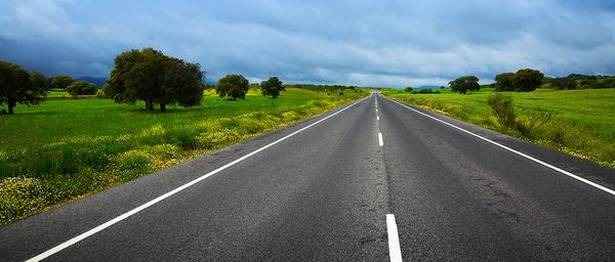
#> input picture Self Driving Car/road.jpg, 615 x 262 px
$ python main.py
#> lines starting #> are read from the running program, lines starting #| are printed output that depends on the picture; after the words box and inside, x2 and y2 are one past the last pixel; in counts of white or black regions, pixels touching at a corner belong together
#> further down, image is the input picture: shape (262, 615, 3); mean B, G, R 104.3, 112.1, 95.1
import cv2
import numpy as np


def canny(image):
    gray = cv2.cvtColor(lane_image, cv2.COLOR_RGB2GRAY)
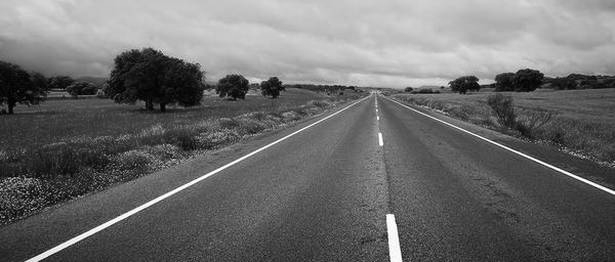
#> gray: shape (262, 615); min 0, max 255, mean 107.8
    blur = cv2.GaussianBlur(gray, (5, 5), 0)
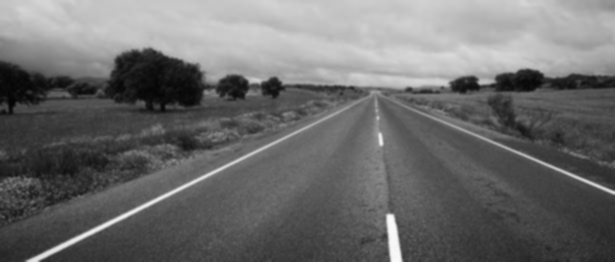
#> blur: shape (262, 615); min 4, max 250, mean 107.8
    canny = cv2.Canny(blur, 50, 150)
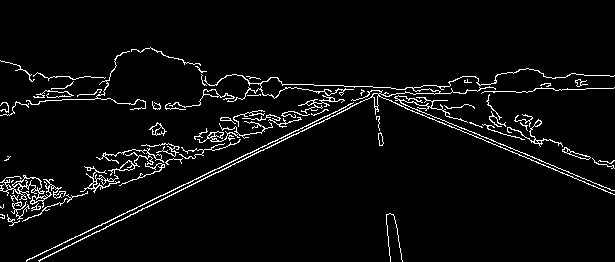
#> canny: shape (262, 615); 4.4% white in thin lines or dots, all inside (x1, y1, x2, y2) = (0, 47, 615, 262)
    return canny


def region_of_interest(image):
    height = image.shape[0]
#> height = 262
    polygons = np.array([
        [(0, height), (450, height), (350, 100)]
    ])
#> polygons = [[0, 262], [450, 262], [350, 100]]
    mask = np.zeros_like(image)
    cv2.fillPoly(mask, polygons, 255)
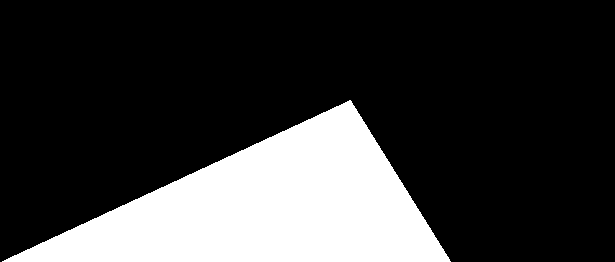
#> mask: shape (262, 615); 22.7% white; 1 white region, box (x1, y1, x2, y2) and area: (2, 100, 451, 262) 36543
    masked_image = cv2.bitwise_and(image, mask)
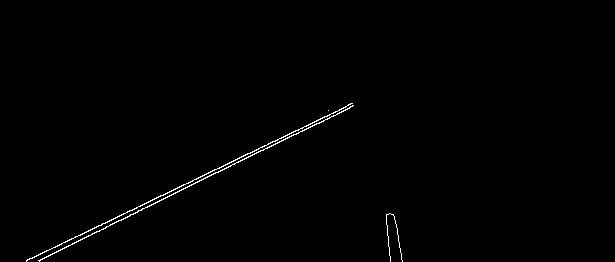
#> masked_image: shape (262, 615); 0.64% white in thin lines or dots, all inside (x1, y1, x2, y2) = (26, 103, 403, 262)
    return masked_image


image = cv2.imread('road.jpg')
lane_image = np.copy(image)
canny = canny(lane_image)
cropped_image = region_of_interest(canny)
cv2.imshow("result", region_of_interest(cropped_image))
cv2.waitKey(0)
